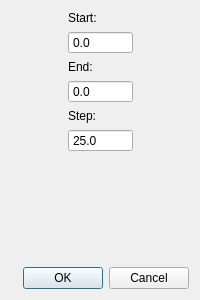
<?xml version="1.0" encoding="UTF-8"?>
<ui version="4.0">
 <class>ResampleDialog</class>
 <widget class="QDialog" name="ResampleDialog">
  <property name="geometry">
   <rect>
    <x>0</x>
    <y>0</y>
    <width>200</width>
    <height>300</height>
   </rect>
  </property>
  <property name="windowTitle">
   <string>Dialog</string>
  </property>
  <property name="modal">
   <bool>true</bool>
  </property>
  <layout class="QGridLayout" name="gridLayout">
   <item row="0" column="0" rowspan="2" colspan="2">
    <layout class="QHBoxLayout" name="horizontalLayout">
     <item>
      <spacer name="horizontalSpacer">
       <property name="orientation">
        <enum>Qt::Horizontal</enum>
       </property>
       <property name="sizeHint" stdset="0">
        <size>
         <width>40</width>
         <height>20</height>
        </size>
       </property>
      </spacer>
     </item>
     <item>
      <layout class="QVBoxLayout" name="verticalLayout">
       <item>
        <widget class="QLabel" name="startLabel">
         <property name="text">
          <string>Start:</string>
         </property>
        </widget>
       </item>
       <item>
        <widget class="QDoubleSpinBox" name="startSpin">
         <property name="buttonSymbols">
          <enum>QAbstractSpinBox::NoButtons</enum>
         </property>
         <property name="decimals">
          <number>1</number>
         </property>
         <property name="minimum">
          <double>-9999999.000000000000000</double>
         </property>
         <property name="maximum">
          <double>9999999.000000000000000</double>
         </property>
        </widget>
       </item>
       <item>
        <widget class="QLabel" name="endLabel">
         <property name="text">
          <string>End:</string>
         </property>
        </widget>
       </item>
       <item>
        <widget class="QDoubleSpinBox" name="endSpin">
         <property name="buttonSymbols">
          <enum>QAbstractSpinBox::NoButtons</enum>
         </property>
         <property name="decimals">
          <number>1</number>
         </property>
         <property name="maximum">
          <double>1000000.000000000000000</double>
         </property>
        </widget>
       </item>
       <item>
        <widget class="QLabel" name="stepLabel">
         <property name="text">
          <string>Step:</string>
         </property>
        </widget>
       </item>
       <item>
        <widget class="QDoubleSpinBox" name="stepSpin">
         <property name="buttonSymbols">
          <enum>QAbstractSpinBox::NoButtons</enum>
         </property>
         <property name="decimals">
          <number>1</number>
         </property>
         <property name="maximum">
          <double>10000.000000000000000</double>
         </property>
         <property name="value">
          <double>25.000000000000000</double>
         </property>
        </widget>
       </item>
       <item>
        <spacer name="verticalSpacer">
         <property name="orientation">
          <enum>Qt::Vertical</enum>
         </property>
         <property name="sizeHint" stdset="0">
          <size>
           <width>20</width>
           <height>40</height>
          </size>
         </property>
        </spacer>
       </item>
      </layout>
     </item>
     <item>
      <spacer name="horizontalSpacer_2">
       <property name="orientation">
        <enum>Qt::Horizontal</enum>
       </property>
       <property name="sizeHint" stdset="0">
        <size>
         <width>40</width>
         <height>20</height>
        </size>
       </property>
      </spacer>
     </item>
    </layout>
   </item>
   <item row="1" column="1">
    <widget class="QDialogButtonBox" name="buttonBox">
     <property name="orientation">
      <enum>Qt::Horizontal</enum>
     </property>
     <property name="standardButtons">
      <set>QDialogButtonBox::Cancel|QDialogButtonBox::Ok</set>
     </property>
    </widget>
   </item>
  </layout>
 </widget>
 <resources/>
 <connections>
  <connection>
   <sender>buttonBox</sender>
   <signal>accepted()</signal>
   <receiver>ResampleDialog</receiver>
   <slot>accept()</slot>
   <hints>
    <hint type="sourcelabel">
     <x>248</x>
     <y>254</y>
    </hint>
    <hint type="destinationlabel">
     <x>157</x>
     <y>274</y>
    </hint>
   </hints>
  </connection>
  <connection>
   <sender>buttonBox</sender>
   <signal>rejected()</signal>
   <receiver>ResampleDialog</receiver>
   <slot>reject()</slot>
   <hints>
    <hint type="sourcelabel">
     <x>316</x>
     <y>260</y>
    </hint>
    <hint type="destinationlabel">
     <x>286</x>
     <y>274</y>
    </hint>
   </hints>
  </connection>
 </connections>
</ui>
